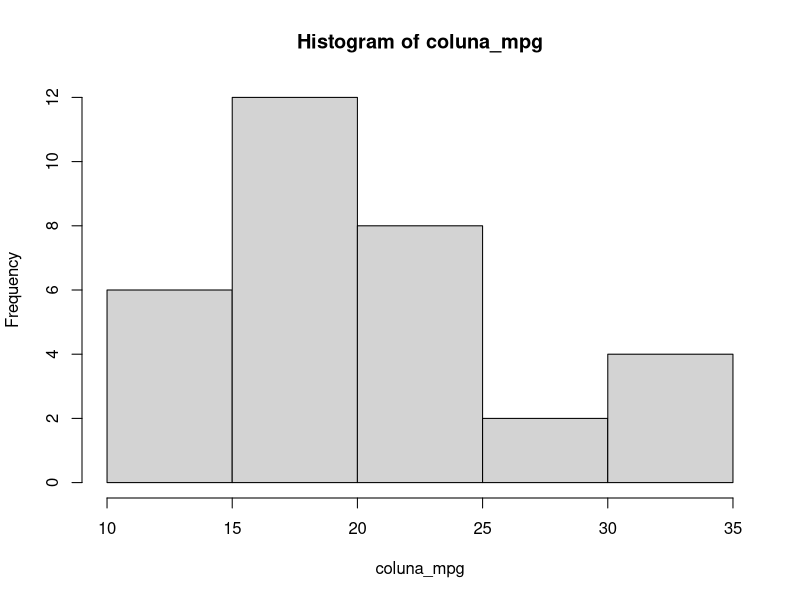
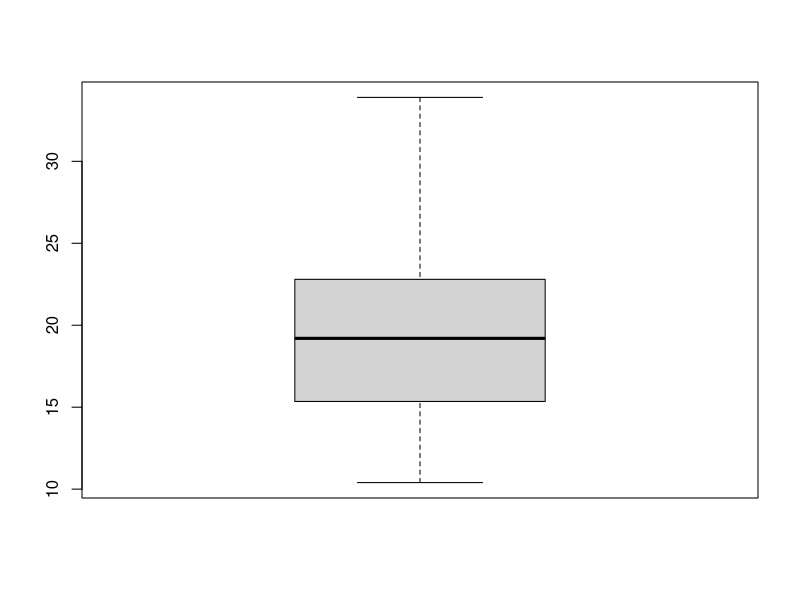

Write R code to recreate these figures, in order.
require(car)
require(dplyr)

## carregando base de dados (o csv)
data <- read.csv('mtcars.csv', sep = ';', dec = ',', encoding = "UTF-8")

## mostrar os dados em tabela
View(data)

## exibir as variaveis
glimpse(data)

## Com a coluna mpg que consta na base, calcular: mínimo e o máximo valor, média,
## mediana, desvio padrão, os quartis, construir o histograma e o boxplot e interpretar
## os resultados.


## pegando valor maximo da coluna mpg
coluna_mpg <- data$mpg
maximo <- max(coluna_mpg)
maximo

## pegando o valor mínimo da coluna mpg
minimo <- min(coluna_mpg)
minimo

## calculando a média da coluna mpg
media <- mean(coluna_mpg)
media

## calculando a mediana da coluna mpg
mediana <- median(coluna_mpg)
mediana

## calculando o desvio padrao da coluna mpg
desvio_padrao <- sd(coluna_mpg)
desvio_padrao

## calculando os quartis da coluna mpg
quartis <- quantile(coluna_mpg, c(0.25, 0.5, 0.75))
quartis

## construindo o histograma da coluna mpg
hist(coluna_mpg)

## construindo o boxplot da coluna mpg
boxplot(coluna_mpg)
